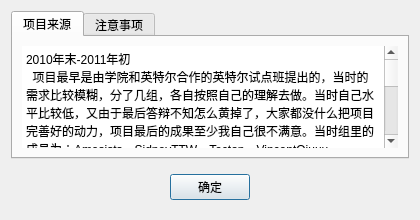
<?xml version="1.0" encoding="UTF-8"?>
<ui version="4.0">
 <class>AboutProjectDialog</class>
 <widget class="QDialog" name="AboutProjectDialog">
  <property name="geometry">
   <rect>
    <x>0</x>
    <y>0</y>
    <width>420</width>
    <height>220</height>
   </rect>
  </property>
  <property name="windowTitle">
   <string>关于项目</string>
  </property>
  <layout class="QGridLayout" name="gridLayout_2">
   <item row="0" column="0">
    <widget class="QTabWidget" name="tabWidget">
     <property name="currentIndex">
      <number>0</number>
     </property>
     <widget class="QWidget" name="tab">
      <attribute name="title">
       <string>项目来源</string>
      </attribute>
      <layout class="QGridLayout" name="gridLayout">
       <item row="0" column="0">
        <widget class="QTextEdit" name="textEdit">
         <property name="frameShape">
          <enum>QFrame::NoFrame</enum>
         </property>
         <property name="frameShadow">
          <enum>QFrame::Plain</enum>
         </property>
         <property name="readOnly">
          <bool>true</bool>
         </property>
         <property name="html">
          <string>&lt;!DOCTYPE HTML PUBLIC &quot;-//W3C//DTD HTML 4.0//EN&quot; &quot;http://www.w3.org/TR/REC-html40/strict.dtd&quot;&gt;
&lt;html&gt;&lt;head&gt;&lt;meta name=&quot;qrichtext&quot; content=&quot;1&quot; /&gt;&lt;style type=&quot;text/css&quot;&gt;
p, li { white-space: pre-wrap; }
&lt;/style&gt;&lt;/head&gt;&lt;body style=&quot; font-family:'SimSun'; font-size:9pt; font-weight:400; font-style:normal;&quot;&gt;
&lt;p style=&quot; margin-top:0px; margin-bottom:0px; margin-left:0px; margin-right:0px; -qt-block-indent:0; text-indent:0px;&quot;&gt;2010年末-2011年初&lt;/p&gt;
&lt;p style=&quot; margin-top:0px; margin-bottom:0px; margin-left:0px; margin-right:0px; -qt-block-indent:0; text-indent:0px;&quot;&gt;  项目最早是由学院和英特尔合作的英特尔试点班提出的，当时的需求比较模糊，分了几组，各自按照自己的理解去做。当时自己水平比较低，又由于最后答辩不知怎么黄掉了，大家都没什么把项目完善好的动力，项目最后的成果至少我自己很不满意。当时组里的成员为：Amesists，SidneyTTW，Tecton，VincentQiuuu&lt;/p&gt;
&lt;p style=&quot;-qt-paragraph-type:empty; margin-top:0px; margin-bottom:0px; margin-left:0px; margin-right:0px; -qt-block-indent:0; text-indent:0px;&quot;&gt;&lt;/p&gt;
&lt;p style=&quot; margin-top:0px; margin-bottom:0px; margin-left:0px; margin-right:0px; -qt-block-indent:0; text-indent:0px;&quot;&gt;2012年初&lt;/p&gt;
&lt;p style=&quot; margin-top:0px; margin-bottom:0px; margin-left:0px; margin-right:0px; -qt-block-indent:0; text-indent:0px;&quot;&gt;  和Amesist几乎同时提出觉得这东西还是想做好，打算重做，而且期望能够做成跨平台的。我当时对原项目进行重构，他则尝试寻找linux下做钩子的方案。花了挺长时间，找到的方案貌似是添加一个系统服务，实在是感觉很不安全。后来大家都比较忙，渐渐地这次也黄掉了。当时2个人比较随意地在做。&lt;/p&gt;
&lt;p style=&quot;-qt-paragraph-type:empty; margin-top:0px; margin-bottom:0px; margin-left:0px; margin-right:0px; -qt-block-indent:0; text-indent:0px;&quot;&gt;&lt;/p&gt;
&lt;p style=&quot; margin-top:0px; margin-bottom:0px; margin-left:0px; margin-right:0px; -qt-block-indent:0; text-indent:0px;&quot;&gt;2012年8月&lt;/p&gt;
&lt;p style=&quot; margin-top:0px; margin-bottom:0px; margin-left:0px; margin-right:0px; -qt-block-indent:0; text-indent:0px;&quot;&gt;  我一向比较喜欢玩游戏，玩dota时一直和初中的开黑，常年打辅助位，死了掉钱什么的真的很心疼，所以想用更快的方式在死前把钱花掉。这件事情上不想用别人写的东西，就想自己做改键，录制按键的宏。当时做的是针对全局的改键，最后还是用到了底层的钩子，做出了一个适合不打字聊天的改键工具。当时我自己一个人比较随意地在做。&lt;/p&gt;
&lt;p style=&quot;-qt-paragraph-type:empty; margin-top:0px; margin-bottom:0px; margin-left:0px; margin-right:0px; -qt-block-indent:0; text-indent:0px;&quot;&gt;&lt;/p&gt;
&lt;p style=&quot; margin-top:0px; margin-bottom:0px; margin-left:0px; margin-right:0px; -qt-block-indent:0; text-indent:0px;&quot;&gt;2012年9月-2012年10月（暂时）&lt;/p&gt;
&lt;p style=&quot; margin-top:0px; margin-bottom:0px; margin-left:0px; margin-right:0px; -qt-block-indent:0; text-indent:0px;&quot;&gt;  心血来潮，觉得有很多可以做的东西当时都没有做，想真正把这个项目重新做一次。暂时还是我自己一个人比较随意地在做。&lt;/p&gt;
&lt;p style=&quot;-qt-paragraph-type:empty; margin-top:0px; margin-bottom:0px; margin-left:0px; margin-right:0px; -qt-block-indent:0; text-indent:0px;&quot;&gt;&lt;/p&gt;&lt;/body&gt;&lt;/html&gt;</string>
         </property>
        </widget>
       </item>
      </layout>
     </widget>
     <widget class="QWidget" name="tab_2">
      <attribute name="title">
       <string>注意事项</string>
      </attribute>
      <layout class="QGridLayout" name="gridLayout_4">
       <item row="0" column="0">
        <widget class="QTextEdit" name="textEdit_2">
         <property name="frameShape">
          <enum>QFrame::NoFrame</enum>
         </property>
         <property name="frameShadow">
          <enum>QFrame::Plain</enum>
         </property>
         <property name="readOnly">
          <bool>true</bool>
         </property>
         <property name="html">
          <string>&lt;!DOCTYPE HTML PUBLIC &quot;-//W3C//DTD HTML 4.0//EN&quot; &quot;http://www.w3.org/TR/REC-html40/strict.dtd&quot;&gt;
&lt;html&gt;&lt;head&gt;&lt;meta name=&quot;qrichtext&quot; content=&quot;1&quot; /&gt;&lt;style type=&quot;text/css&quot;&gt;
p, li { white-space: pre-wrap; }
&lt;/style&gt;&lt;/head&gt;&lt;body style=&quot; font-family:'SimSun'; font-size:9pt; font-weight:400; font-style:normal;&quot;&gt;
&lt;p style=&quot; margin-top:0px; margin-bottom:0px; margin-left:0px; margin-right:0px; -qt-block-indent:0; text-indent:0px;&quot;&gt;不要泻露数据文件，输关键信息时暂停记录：&lt;/p&gt;
&lt;p style=&quot; margin-top:0px; margin-bottom:0px; margin-left:0px; margin-right:0px; -qt-block-indent:0; text-indent:0px;&quot;&gt;  因为这个项目从一开始就是开源的，所以加密不加密什么的没什么意义。这个程序比较忠实地记录所有的信息，所以如果你没暂停记录的情况下输密码，这些密码也会被记录下来。如果别人拿到了你的数据文件，就有可能分析出你的密码之类的关键信息。&lt;/p&gt;
&lt;p style=&quot; margin-top:0px; margin-bottom:0px; margin-left:0px; margin-right:0px; -qt-block-indent:0; text-indent:0px;&quot;&gt;  所以建议输关键信息前先暂停记录，输完了再继续记录，这样就可以避免关键信息被记录。&lt;/p&gt;
&lt;p style=&quot; margin-top:0px; margin-bottom:0px; margin-left:0px; margin-right:0px; -qt-block-indent:0; text-indent:0px;&quot;&gt;  如果忘了的话，至少不要让这类文件流出。&lt;/p&gt;
&lt;p style=&quot; margin-top:0px; margin-bottom:0px; margin-left:0px; margin-right:0px; -qt-block-indent:0; text-indent:0px;&quot;&gt;  我也在考虑是不是有什么策略一次性设置后就不记录某些信息。&lt;/p&gt;&lt;/body&gt;&lt;/html&gt;</string>
         </property>
        </widget>
       </item>
      </layout>
     </widget>
    </widget>
   </item>
   <item row="1" column="0">
    <widget class="QWidget" name="widget" native="true">
     <layout class="QGridLayout" name="gridLayout_3">
      <item row="0" column="0">
       <widget class="QPushButton" name="pushButton">
        <property name="sizePolicy">
         <sizepolicy hsizetype="Maximum" vsizetype="Fixed">
          <horstretch>0</horstretch>
          <verstretch>0</verstretch>
         </sizepolicy>
        </property>
        <property name="text">
         <string>确定</string>
        </property>
       </widget>
      </item>
     </layout>
    </widget>
   </item>
  </layout>
 </widget>
 <resources/>
 <connections/>
</ui>
